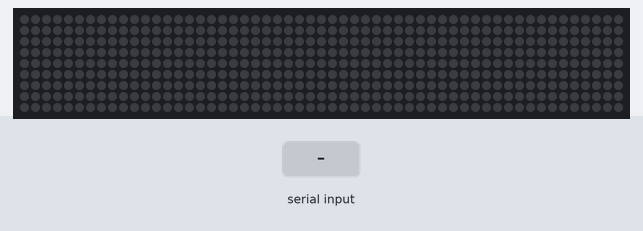
This sketch was run on a simulated Arduino Uno, built with avr-gcc and run on an emulated ATmega328P. Shown: 55×9 RGB LED matrix (first LED top left, wired row by row). Inputs (shaded band) come from the test bench. Dim RGB values are drawn brighter than linear; random numbers use the default seed unless the sketch sets one.

Above: at 1.2 s.
1.3 s: "T" received over Serial
At 1.37 s:
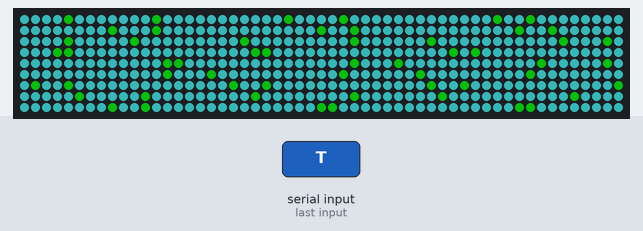
2.9 s: "G" received over Serial
At 3.13 s:
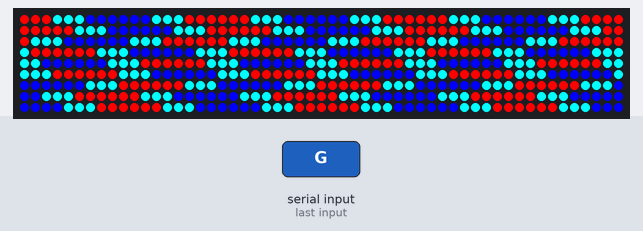
5.2 s: "t" received over Serial
At 5.26 s:
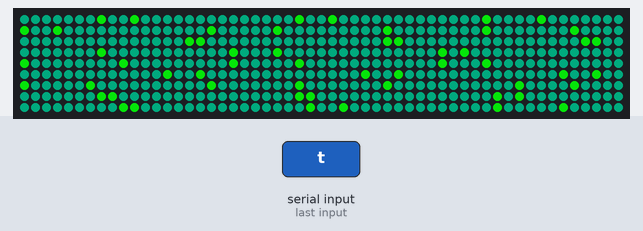
8.2 s: "O" received over Serial
At 8.26 s:
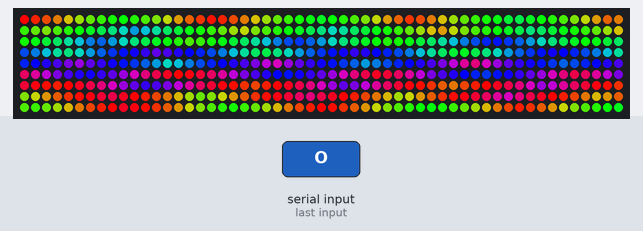
9.8 s: "T" received over Serial
At 9.86 s:
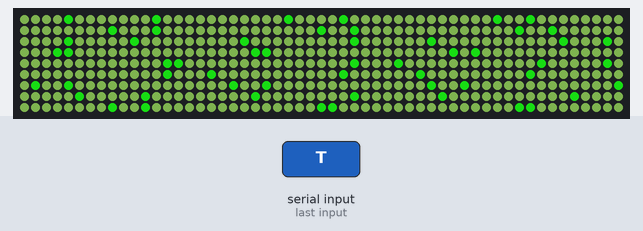
12.8 s: "P" received over Serial
At 13.8 s:
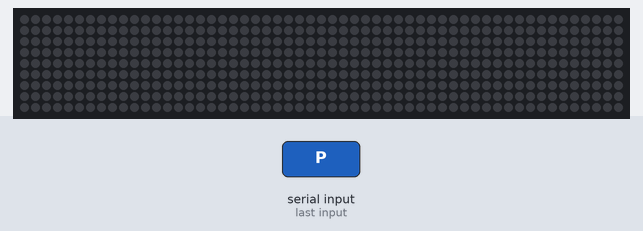

The sketch:

jukebox.ino
```cpp
#include <Adafruit_NeoPixel.h>

#define PIN         6
#define WIDTH       55
#define HEIGHT      9
#define NUM_LEDS    (WIDTH * HEIGHT)

Adafruit_NeoPixel strip(NUM_LEDS, PIN, NEO_GRB + NEO_KHZ800);

int barHeights[WIDTH];
unsigned long lastUpdate = 0;
unsigned long lastPulse = 0;
bool animar = false;
int modoAtual = 0;  // 0 = parado, 1 = barras, 2 = onda, 3 = arco-íris
int ondaX = 0;
int rainbowOffset = 0;

// ================= Funções auxiliares =================

int getPixelIndex(int x, int y) {
  if (x % 2 == 0) {
    return x * HEIGHT + y;
  } else {
    return x * HEIGHT + (HEIGHT - 1 - y);
  }
}

uint32_t getColorForHeight(int y) {
  if (y < HEIGHT * 0.33) return strip.Color(0, 0, 255);
  if (y < HEIGHT * 0.66) return strip.Color(0, 255, 255);
  return strip.Color(255, 0, 0);
}

// Função para gerar cores do arco-íris
uint32_t Wheel(byte WheelPos) {
  WheelPos = 255 - WheelPos;
  if (WheelPos < 85) {
    return strip.Color(255 - WheelPos * 3, 0, WheelPos * 3);
  }
  if (WheelPos < 170) {
    WheelPos -= 85;
    return strip.Color(0, WheelPos * 3, 255 - WheelPos * 3);
  }
  WheelPos -= 170;
  return strip.Color(WheelPos * 3, 255 - WheelPos * 3, 0);
}

// ================= Setup =================
void setup() {
  strip.begin();
  strip.show();
  Serial.begin(9600);
  randomSeed(analogRead(0));

  for (int i = 0; i < WIDTH; i++) {
    barHeights[i] = 0;
  }
}

// ================= Loop =================
void loop() {
  unsigned long now = millis();

  // Verifica comando serial
  if (Serial.available() > 0) {
    char recebido = Serial.read();
    if (recebido == 'G' || recebido == 'g') {
      animar = true;
      modoAtual = 1; // barras
    }
    else if (recebido == 'O' || recebido == 'o') {
      animar = true;
      modoAtual = 3; // onda horizontal
    }
    else if (recebido == 'T' || recebido == 't') {
      animar = true;
      modoAtual = 2; // arco-íris
    }
    else if (recebido == 'P' || recebido == 'p') {
      animar = false;
      modoAtual = 0; // parar tudo
      strip.clear();
      strip.show();
    }
  }

  if (animar) {
    if (modoAtual == 1) {
      // ======= Modo 1: Barras verticais =======
      if (now - lastPulse > 200) {
        lastPulse = now;
        for (int i = 0; i < WIDTH; i++) {
          int novaAltura = random(10, HEIGHT);
          if (novaAltura > barHeights[i]) {
            barHeights[i] = novaAltura;
          }
        }
      }

      if (now - lastUpdate > 30) {
        lastUpdate = now;
        for (int x = 0; x < WIDTH; x++) {
          for (int y = 0; y < HEIGHT; y++) {
            int index = getPixelIndex(x, HEIGHT - 1 - y);
            if (y < barHeights[x]) {
              strip.setPixelColor(index, getColorForHeight(y));
            } else {
              strip.setPixelColor(index, 0);
            }
          }
          if (barHeights[x] > 0) {
            barHeights[x]--;
          }
        }
        strip.show();
      }
    }
    else if (modoAtual == 2) {
      // ======= Modo 2: Onda azul =======
      if (now - lastUpdate > 20) {
        lastUpdate = now;
        int verde_random = random(0, 70);
        int vermelho_random = random(0, 70);
        int azul_random = random(0, 70);

        // Fundo azul escuro
        for (int x = 0; x < WIDTH; x++) {
          for (int y = 0; y < HEIGHT; y++) {
            int index = getPixelIndex(x, y);
            strip.setPixelColor(index, strip.Color(verde_random, vermelho_random, azul_random));
          }
        }

  int verde_onda = random(0, 20);
  int vermelho_onda = random(0, 255);
  int azul_onda = random(0, 20);

  for (int x = 0; x < WIDTH; x++) {
    float wave = sin((x + ondaX) * 0.2);
    int y = map(wave * 100, -100, 100, 0, HEIGHT - 1);
    int index = getPixelIndex(x, y);
    strip.setPixelColor(index, strip.Color(verde_onda, vermelho_onda, azul_onda));
  }

        ondaX = (ondaX + 1) % WIDTH;
        strip.show();
      }
    }
    else if (modoAtual == 3) {
      // ======= Modo 3: Arco-íris rodando =======
      if (now - lastUpdate > 40) {
        lastUpdate = now;

        for (int x = 0; x < WIDTH; x++) {
          for (int y = 0; y < HEIGHT; y++) {
            int index = getPixelIndex(x, y);
            byte colorIndex = (x * 5 + y * 10 + rainbowOffset) & 255;
            strip.setPixelColor(index, Wheel(colorIndex));
          }
        }

        rainbowOffset = (rainbowOffset + 2) & 255;
        strip.show();
      }
    }
  }
}
```

Measured:
- after the input at 1.3 s, the LEDs: first change at once (image 1 shows a later state)
